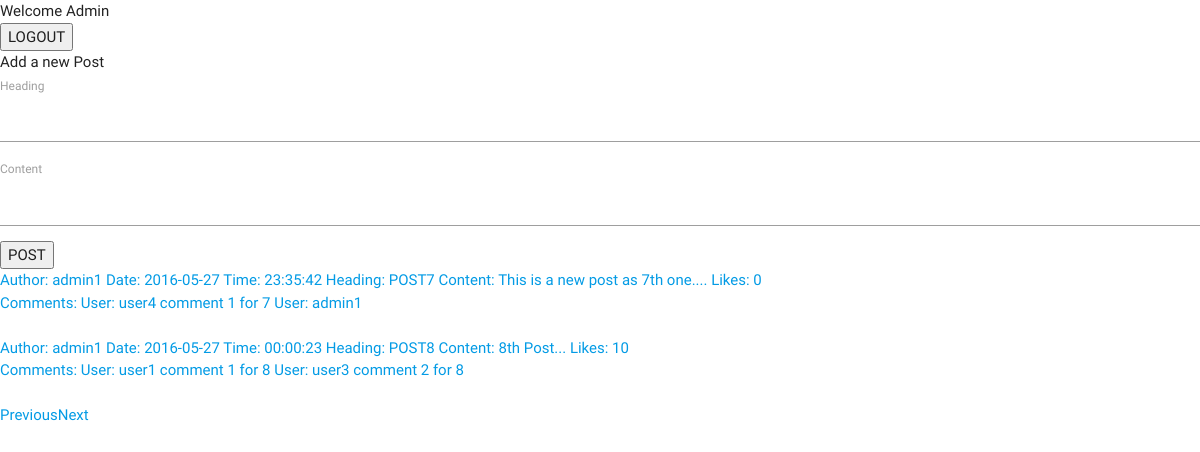
The app's page /admin.php?p=2 (signed in) with its own data.
### tables this page shows
CREATE TABLE `post` (
  `id` int(11) NOT NULL,
  `auther` varchar(30) NOT NULL,
  `date` date NOT NULL,
  `time` time NOT NULL,
  `heading` varchar(40) NOT NULL,
  `content` varchar(500) NOT NULL,
  `likes` int(11) DEFAULT '0'
);

CREATE TABLE `comments` (
  `reference` int(11) NOT NULL,
  `id` int(11) NOT NULL,
  `username` varchar(20) NOT NULL,
  `comment` varchar(150) NOT NULL
);

### admin.php (the view, shortened to what this page needs)
<!DOCTYPE html>
<html>
  <head>
    <link type="text/css" rel="stylesheet" href="css/materialize.min.css"  media="screen,projection"/>
  </head>
  <body>
    <header>
    	<?php
    	  echo "Welcome Admin";
      ?>
      <form action="" method="post">
      <button type="submit" name="logout">LOGOUT</button>
      </form>
  	</header>
  	<section>
      Add a new Post
      <form action="" method="post">
        <label>Heading</label>
        <input type="text" name="heading" required>
        <label>Content</label>
        <input type="text" name="content" required>
        <button type="submit" name="add">POST</button>
      </form>
      <?php
        $posts=mysql_query("SELECT * FROM post ORDER BY date DESC") or die(mysql_error());
        $postcount=mysql_num_rows($posts);
        $postperpage=2;
        $pagecount=$postcount/$postperpage;
        if(isset($_GET['p']))
        {
          $curpage=$_GET['p'];
        }
        else
        {
          $curpage=0;
        }
        if($curpage<0)
          $startpost=0;
        else
          $startpost=$curpage*$postperpage;
        $previous=$curpage-1;
        $next=$curpage+1;
      ?>
      <?php
        $posts=mysql_query("SELECT * FROM post  ORDER BY date DESC LIMIT $startpost, $postperpage") or die(mysql_error());
        while($post=mysql_fetch_assoc($posts)):
      ?>
      <div>
        <?php
            $id=$post["id"];
            echo "<a href=admpost.php?id=$id>";
            echo "Author: ", $post["auther"];
            echo " Date: ", $post["date"];
            echo " Time: ", $post["time"];
            echo " Heading: ", $post["heading"];
            $content=substr($post["content"],0,100);
            echo " Content: ", $content, "...";
            echo " Likes: ", $post["likes"], "<br>";
            $comments=mysql_query("SELECT * FROM comments WHERE id='$id' LIMIT 2") or die(mysql_error());
            $count=mysql_num_rows($comments);
            if($count)
              echo " Comments: ";
            while($comment=mysql_fetch_assoc($comments))
            {
              echo "User: ", $comment["username"];
              echo " ", $comment["comment"], " ";
            }
            echo "<br><br>";
            echo "</a>"
        ?>
      </div>
      <?php
        endwhile;
        if($curpage>0)
          echo "<a href='admin.php?p=$previous'>Previous</a>";
        if($curpage<$pagecount-1)
          echo "<a href='admin.php?p=$next'>Next</a>";
      ?>
  	</section>
  </body>
</html>

### records on screen
post: auther "admin1", date "2016-05-27", time "23:35:42", heading "POST7", content "This is a new post as 7th one.", likes "0"
comments: username "user4", comment "comment 1 for 7"
comments: username "admin1"
post: auther "admin1", date "2016-05-27", time "00:00:23", heading "POST8", content "8th Post", likes "10"
comments: username "user1", comment "comment 1 for 8"
comments: username "user3", comment "comment 2 for 8"
